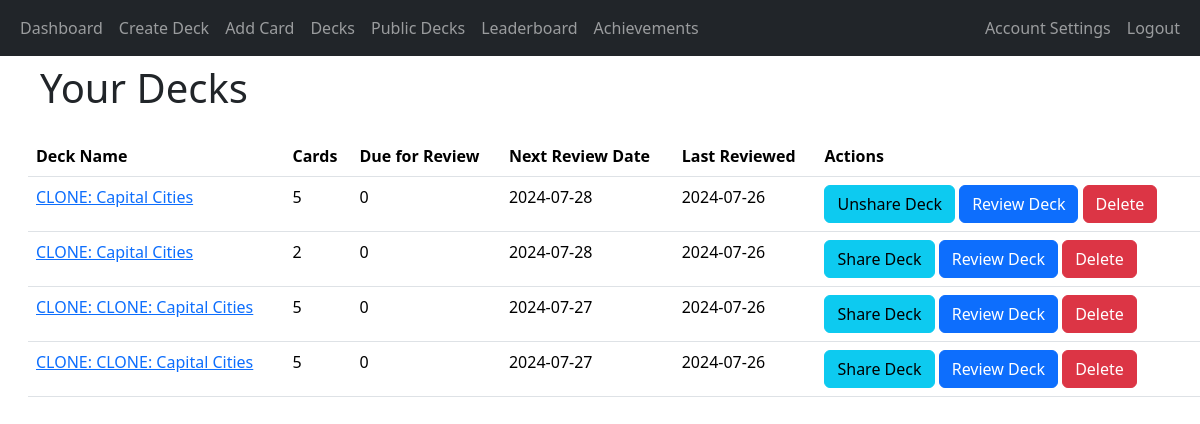
/decks (signed in), run on the app's committed database.
### app/decks/models.py (models this page shows, shortened)
class Deck(db.Model):
    deck_id = db.Column(db.Integer, primary_key=True)
    name = db.Column(db.String(100), nullable=False)
    user_id = db.Column(db.Integer, db.ForeignKey('user.user_id'), nullable=False)
    created_at = db.Column(db.DateTime, nullable=False, default=datetime.utcnow)
    shared = db.Column(db.Boolean, default=False)
    review_start_date = db.Column(db.DateTime, nullable=True)
    cards = db.relationship('Card', backref='deck', cascade='all, delete-orphan', lazy=True)

### app/decks/routes.py (the view)
@decks_blueprint.route('/decks')
@login_required
def decks():
    user_decks = Deck.query.filter_by(user_id=current_user.user_id).all()
    deck_data = []
    for deck in user_decks:
        card_count = Card.query.filter_by(deck_id=deck.deck_id).count()
        due_count = Card.query.filter(Card.deck_id == deck.deck_id,
                                      Card.next_review_date <= datetime.utcnow()).count()
        next_review = db.session.query(Card.next_review_date).filter(
            Card.deck_id == deck.deck_id
        ).order_by(Card.next_review_date.asc()).first()
        if next_review:
            if next_review.next_review_date.date() < datetime.utcnow().date():
                next_review_date = datetime.utcnow().strftime('%Y-%m-%d')
            else:
                next_review_date = next_review.next_review_date.strftime('%Y-%m-%d')
        else:
            next_review_date = 'N/A'
        last_review = db.session.query(ReviewOutcome.timestamp).join(Card,
                                                                     Card.card_id == ReviewOutcome.card_id).filter(
            Card.deck_id == deck.deck_id,
            ReviewOutcome.user_id == current_user.user_id
        ).order_by(ReviewOutcome.timestamp.desc()).first()
        last_review_date = last_review.timestamp.strftime('%Y-%m-%d') if last_review else 'N/A'
        deck_data.append({
            'deck_id': deck.deck_id,
            'name': deck.name,
            'cards': card_count,
            'due_for_review': due_count,
            'shared': deck.shared,
            'next_review_date': next_review_date,
            'last_review_date': last_review_date
        })
    return render_template('decks.html', decks=deck_data)

### app/__init__.py (called while the page is built)
@login_manager.user_loader
def load_user(user_id):
    return User.query.get(int(user_id))

### app/decks/templates/decks.html (shortened to what this page needs)
{% extends "base.html" %}
{% block heading %}Your Decks{% endblock %}
{% block content %}
<table class="table">
    <thead>
        <tr>
            <th>Deck Name</th>
            <th>Cards</th>
            <th>Due for Review</th>
            <th>Next Review Date</th>
            <th>Last Reviewed</th>
            <th>Actions</th>
        </tr>
    </thead>
    <tbody>
        {% for deck in decks %}
        <tr>
            <td><a href="{{ url_for('decks.view_deck', deck_id=deck['deck_id']) }}">{{ deck['name'] }}</a></td>
            <td>{{ deck['cards'] }}</td>
            <td>{{ deck['due_for_review'] }}</td>
            <td>{{ deck['next_review_date'] }}</td>
            <td>{{ deck['last_review_date'] }}</td>
            <td>
                <a href="{{ url_for('decks.share_deck', deck_id=deck['deck_id']) }}" class="btn btn-info">
                    {% if deck['shared'] %}
                    Unshare Deck
                    {% else %}
                    Share Deck
                    {% endif %}
                </a>
                <a href="{{ url_for('review.start_review', deck_id=deck['deck_id']) }}" class="btn btn-primary">Review Deck</a>
                <button class="btn btn-danger" onclick="confirmDelete('{{ url_for('decks.delete_deck', deck_id=deck['deck_id']) }}')">Delete</button>
            </td>
        </tr>
        {% endfor %}
    </tbody>
</table>
{% endblock %}

### data on the page
Deck: name "CLONE: Capital Cities", cards "5", due_for_review "0", next_review_date "2024-07-28", last_review_date "2024-07-26", shows "Unshare Deck"
Deck: name "CLONE: Capital Cities", cards "2", due_for_review "0", next_review_date "2024-07-28", last_review_date "2024-07-26", shows "Share Deck"
Deck: name "CLONE: CLONE: Capital Cities", cards "5", due_for_review "0", next_review_date "2024-07-27", last_review_date "2024-07-26", shows "Share Deck"
Deck: name "CLONE: CLONE: Capital Cities", cards "5", due_for_review "0", next_review_date "2024-07-27", last_review_date "2024-07-26", shows "Share Deck"
